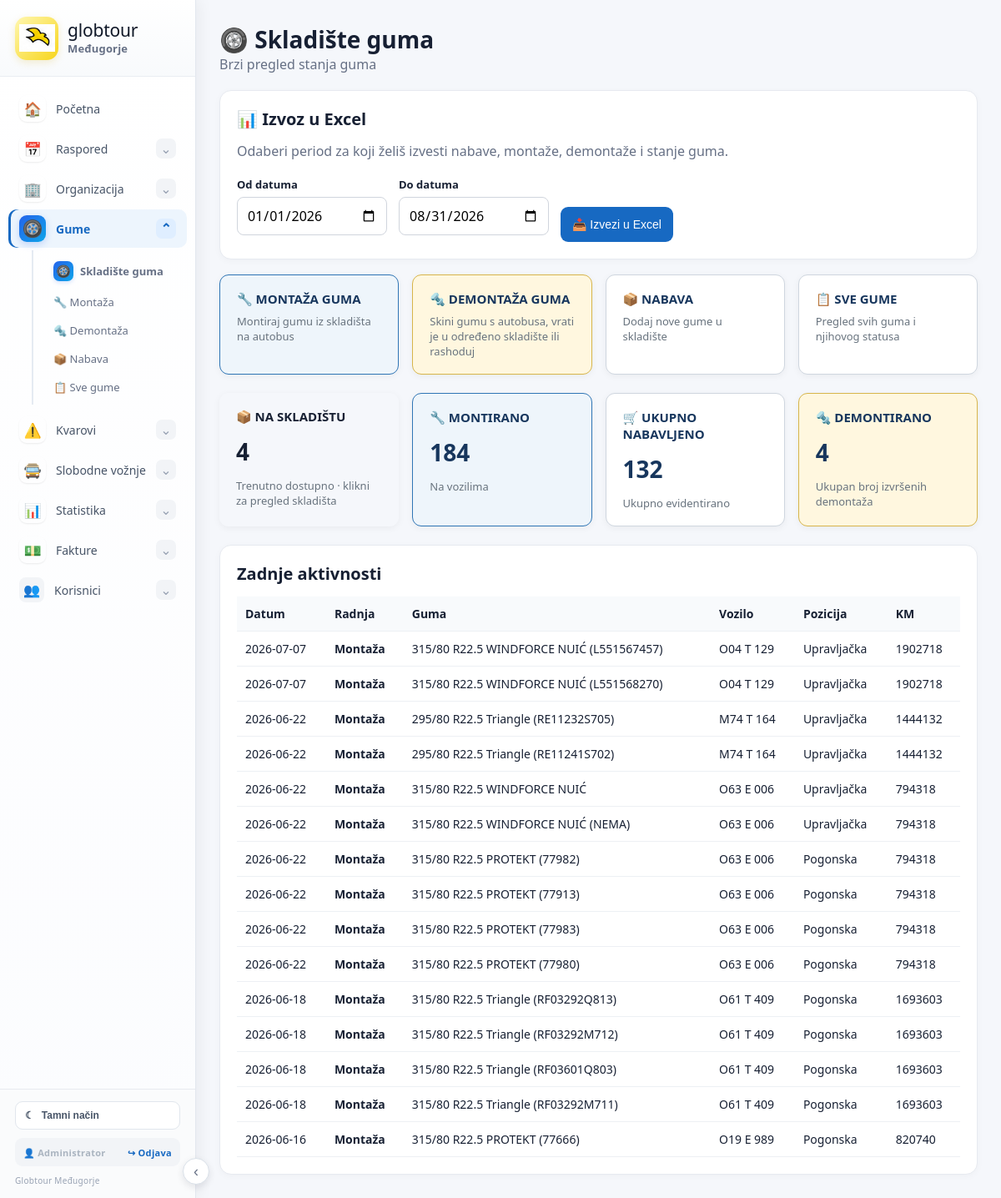
The page /gume (signed in) on the database its author committed.
### tables this page shows
CREATE TABLE users (
        id INTEGER PRIMARY KEY AUTOINCREMENT,
        username TEXT UNIQUE NOT NULL,
        password_hash TEXT NOT NULL,
        full_name TEXT,
        role TEXT NOT NULL DEFAULT 'user',
        permissions TEXT DEFAULT '',
        active INTEGER NOT NULL DEFAULT 1
    );

CREATE TABLE tire_events (id INTEGER PRIMARY KEY AUTOINCREMENT,tire_id INTEGER,event_type TEXT NOT NULL,event_date TEXT NOT NULL,vehicle TEXT,position TEXT,km INTEGER,warehouse TEXT,responsible TEXT,reason TEXT,note TEXT);

CREATE TABLE tires (id INTEGER PRIMARY KEY AUTOINCREMENT,serial_number TEXT UNIQUE,dimension TEXT NOT NULL,brand TEXT,tire_type TEXT,status TEXT NOT NULL DEFAULT 'Skladište',warehouse TEXT,vehicle TEXT,position TEXT,mounted_date TEXT,mounted_km INTEGER,demounted_date TEXT,demounted_km INTEGER,responsible TEXT,note TEXT);

### app.py (the view)
@permission_required("tires_view")
@app.route("/gume")
def tires_dashboard():
 c=db()
 stock=c.execute("""SELECT dimension,COALESCE(brand,'') brand,COALESCE(tire_type,'') tire_type,
                    COALESCE(warehouse,'') warehouse,COUNT(*) quantity
                    FROM tires WHERE status='Skladište'
                    GROUP BY dimension,brand,tire_type,warehouse
                    ORDER BY dimension,brand,warehouse""").fetchall()
 known_warehouses=list(TIRE_WAREHOUSES)
 extra=[r[0] for r in c.execute("""
     SELECT DISTINCT warehouse FROM tires
     WHERE status='Skladište' AND COALESCE(TRIM(warehouse),'')<>''
     ORDER BY warehouse
 """).fetchall()]
 warehouses=[]
 for warehouse in known_warehouses + extra:
  if warehouse not in [x["name"] for x in warehouses]:
   warehouses.append({
    "name": warehouse,
    "quantity": c.execute(
     "SELECT COUNT(*) FROM tires WHERE status='Skladište' AND COALESCE(warehouse,'')=?",
     (warehouse,)
    ).fetchone()[0]
   })
 stats={
  "stock":c.execute("SELECT COUNT(*) FROM tires WHERE status='Skladište'").fetchone()[0],
  "mounted":c.execute("SELECT COUNT(*) FROM tires WHERE status='Montirana'").fetchone()[0],
  "scrapped":c.execute("SELECT COUNT(*) FROM tires WHERE status='Rashod'").fetchone()[0],
  "review":c.execute("SELECT COUNT(*) FROM tire_events WHERE event_type='Demontaža'").fetchone()[0],
  "purchased":c.execute("SELECT COALESCE(SUM(quantity),0) FROM tire_purchases").fetchone()[0],
  "total":c.execute("SELECT COUNT(*) FROM tires").fetchone()[0]
 }
 recent=c.execute("""SELECT e.*,t.serial_number,t.dimension,t.brand
                     FROM tire_events e LEFT JOIN tires t ON t.id=e.tire_id
                     ORDER BY e.id DESC LIMIT 15""").fetchall()
 c.close()
 return render_template("tires_dashboard.html",stock=stock,stats=stats,
                        warehouses=warehouses,recent=recent)

### app.py (called while the page is built, shortened)
@app.context_processor
def inject_today():
 return {'today':date.today().isoformat()}

def db():
 ensure_return_schema()
 c=sqlite3.connect(DB); c.row_factory=sqlite3.Row
 seed_known_line_durations(c)
 return c

@app.context_processor
def customer_select_options():
    try:
        c=db()
        rows=c.execute("SELECT id,name,id_number,vat_number,address,city,country,contact_person,phone,email,note FROM customers WHERE COALESCE(active,'Da')!='Ne' ORDER BY name COLLATE NOCASE").fetchall()
        c.close()
    except Exception:
        rows=[]
    return {"customer_rows":rows, "free_ride_customer_options":rows}

@app.context_processor
def inject_customer_lookup():
    def customer_by_name(name):
        return _customer_data(name)
    return {"customer_by_name":customer_by_name}

@app.context_processor
def inject_customers():
    try:
        c=db()
        rows=c.execute("SELECT name FROM customers WHERE COALESCE(active,'Da')!='Ne' ORDER BY name").fetchall()
        c.close()
    except Exception:
        rows=[]
    return {"customer_rows":rows}

@app.context_processor
def ctx(): return {"today":date.today().isoformat()}

def auth_user():
    uid=session.get("user_id")
    if not uid:
        return None
    try:
        c=db()
        row=c.execute("SELECT * FROM users WHERE id=? AND active=1",(uid,)).fetchone()
        c.close()
        return row
    except Exception:
        return None

def has_permission(user, key):
    if user is None:
        return False
    try:
        role=str(user["role"] or "").strip().lower()
        permissions=str(user["permissions"] or "")
        if role == "admin" or permissions.strip() == "*":
            return True
    except Exception:
        return False

@app.context_processor
def auth_context():
    return {"current_user": auth_user(), "has_permission": has_permission}

@app.before_request
def auth_guard():
    endpoint=request.endpoint or ""
    if endpoint in ("login", "static"):
        return None
    if not session.get("user_id"):
        return redirect(url_for("login"))
    return None

### templates/tires_dashboard.html (shortened to what this page needs)
{% extends "base.html" %}
{% block content %}
<div class="title">
  <div>
    <h1>🛞 Skladište guma</h1>
    <div class="muted">Brzi pregled stanja guma</div>
  </div>
</div>
<div class="panel tire-export-panel">
  <div class="title">
    <div>
      <h2>📊 Izvoz u Excel</h2>
      <div class="muted">Odaberi period za koji želiš izvesti nabave, montaže, demontaže i stanje guma.</div>
    </div>
  </div>
  <form method="get" action="/gume/izvoz" class="export-period" onsubmit="return validateTireExportPeriod()">
    <div class="field">
      <label>Od datuma</label>
      <input type="date" id="tire-date-from" name="date_from" required value="2026-01-01">
    </div>
    <div class="field">
      <label>Do datuma</label>
      <input type="date" id="tire-date-to" name="date_to" value="{{ date_to or today }}" required>
    </div>
    <button class="btn" type="submit">📥 Izvezi u Excel</button>
  </form>
</div>
<div class="tire-actions">
  <a class="tire-action primary" href="/gume/montaza">
    <strong>🔧 MONTAŽA GUMA</strong>
    <span>Montiraj gumu iz skladišta na autobus</span>
  </a>
  <a class="tire-action warning" href="/gume/demontaza">
    <strong>🔩 DEMONTAŽA GUMA</strong>
    <span>Skini gumu s autobusa, vrati je u određeno skladište ili rashoduj</span>
  </a>
  <a class="tire-action" href="/gume/nabava">
    <strong>📦 NABAVA</strong>
    <span>Dodaj nove gume u skladište</span>
  </a>
  <a class="tire-action" href="/gume/gume">
    <strong>📋 SVE GUME</strong>
    <span>Pregled svih guma i njihovog statusa</span>
  </a>
</div>
<div class="tire-actions tire-summary-actions">
  <a class="tire-action summary-card stock-summary-card" href="{{ url_for('tire_warehouses') }}">
    <strong>📦 NA SKLADIŠTU</strong>
    <b class="tire-summary-number">{{ stats.stock }}</b>
    <span>Trenutno dostupno · klikni za pregled skladišta</span>
  </a>
  <div class="tire-action summary-card primary">
    <strong>🔧 MONTIRANO</strong>
    <b class="tire-summary-number">{{ stats.mounted }}</b>
    <span>Na vozilima</span>
  </div>
  <div class="tire-action summary-card">
    <strong>🛒 UKUPNO NABAVLJENO</strong>
    <b class="tire-summary-number">{{ stats.purchased }}</b>
    <span>Ukupno evidentirano</span>
  </div>
  <div class="tire-action summary-card warning">
    <strong>🔩 DEMONTIRANO</strong>
    <b class="tire-summary-number">{{ stats.review }}</b>
    <span>Ukupan broj izvršenih demontaža</span>
  </div>
</div>
<div class="panel">
  <h2>Zadnje aktivnosti</h2>
  <table>
    <thead>
      <tr><th>Datum</th><th>Radnja</th><th>Guma</th><th>Vozilo</th><th>Pozicija</th><th>KM</th></tr>
    </thead>
    <tbody>
      {% for r in recent %}
      <tr>
        <td>{{ r.event_date }}</td>
        <td><b>{{ r.event_type }}</b></td>
        <td>{{ r.dimension }} {{ r.brand or '' }} {% if r.serial_number %}({{ r.serial_number }}){% endif %}</td>
        <td>{{ r.vehicle or '' }}</td>
        <td>{{ r.position or '' }}</td>
        <td>{{ r.km or '' }}</td>
      </tr>
      {% else %}
      <tr><td colspan="6">Nema aktivnosti.</td></tr>
      {% endfor %}
    </tbody>
  </table>
</div>
{% endblock %}

### templates/base.html (shortened to what this page needs)
<!doctype html><html lang="hr"><head><meta charset="utf-8"><meta name="viewport" content="width=device-width,initial-scale=1"><title>Globtour Međugorje</title><link rel="stylesheet" href="{{url_for('static',filename='style.css')}}">
</head><body>
<aside class="sidebar">
  <div class="sidebar-brand">
    <a href="/" class="brand">
      <span class="brand-logo"><img src="{{url_for('static',filename='globtour-bird.png')}}" alt="Globtour"></span>
      <span class="brand-text"><span>globtour</span><strong>Međugorje</strong></span>
    </a>
  </div>
  <nav class="side-nav">
    <a class="side-link" href="/"><span class="side-icon main-nav-icon">🏠</span><span>Početna</span></a>
    <details class="side-group">
      <summary><span class="side-icon main-nav-icon">📅</span><span>Raspored</span><span class="chevron">⌄</span></summary>
    </details>
    <details class="side-group">
      <summary><span class="side-icon main-nav-icon">🏢</span><span>Organizacija</span><span class="chevron">⌄</span></summary>
    </details>
    <details class="side-group">
      <summary><span class="side-icon main-nav-icon tire-modern-icon">🛞</span><span>Gume</span><span class="chevron">⌄</span></summary>
      <div class="side-sub">
        <a href="/gume"><span class="sub-icon tire-sub-icon">🛞</span>Skladište guma</a>
        <a href="/gume/montaza">🔧 Montaža</a>
        <a href="/gume/demontaza">🔩 Demontaža</a>
        <a href="/gume/nabava">📦 Nabava</a>
        <a href="/gume/gume">📋 Sve gume</a>
      </div>
    </details>
    {% if has_permission(current_user,"breakdowns_view") %}
<details class="side-group" {% if request.path.startswith('/kvarovi') %}open{% endif %}>
  <summary>
    <span class="side-icon main-nav-icon">⚠️</span>
    <span>Kvarovi</span>
    <span class="chevron">⌄</span>
  </summary>
</details>
{% endif %}
    <details class="side-group" {% if request.path.startswith('/slobodne-voznje') %}open{% endif %}>
      <summary><span class="side-icon main-nav-icon">🚍</span><span>Slobodne vožnje</span><span class="chevron">⌄</span></summary>
    </details>
    <details class="side-group" {% if request.path.startswith('/statistika') %}open{% endif %}>
      <summary><span class="side-icon main-nav-icon">📊</span><span>Statistika</span><span class="chevron">⌄</span></summary>
    </details>
    <details class="side-group" {% if request.path.startswith('/predracuni') or request.path.startswith('/c-fakture') %}open{% endif %}>
      <summary><span class="side-icon main-nav-icon">💵</span><span>Fakture</span><span class="chevron">⌄</span></summary>
    </details>
    <details class="side-group">
      <summary><span class="side-icon">👥</span><span>Korisnici</span><span class="chevron">⌄</span></summary>
    </details>
  </nav>
  <div class="sidebar-bottom">
    <button class="theme-toggle" type="button" onclick="toggleTheme()" aria-label="Promijeni temu">
      <span id="theme-icon">☾</span><span id="theme-label">Tamni način</span>
    </button>
    <div class="account-box">
      <span class="account-name">👤 {% if current_user %}{{current_user["full_name"] or current_user["username"]}}{% else %}Korisnik{% endif %}</span>
      <a class="logout-link" href="/logout">↪ Odjava</a>
    </div>
    <span class="sidebar-copy">Globtour Međugorje</span>
  </div>
</aside>
<button class="sidebar-toggle" type="button" onclick="toggleSidebar()" aria-label="Sakrij izbornik">‹</button>
<main class="wrap">{% with messages=get_flashed_messages(with_categories=true) %}{% for cat,msg in messages %}<div class="alert alert-{{cat}}">{{msg}}</div>{% endfor %}{% endwith %}{% block content %}{% endblock %}</main>
</body></html>

### templates/tires_dashboard.html (style rules this page uses)
.tire-export-panel { width:100%;box-sizing:border-box }
.tire-actions { display:grid!important;grid-template-columns:repeat(4,minmax(0,1fr))!important;gap:16px!important;margin:18px 0 22px!important;width:100%!important }
.tire-action { box-sizing:border-box!important;min-width:0!important;min-height:112px!important;position:relative!important;left:auto!important;top:auto!important;transform:none!important }
.tire-summary-actions .tire-action { cursor:default!important }
.stock-summary-card { border:0;text-align:left;width:100%;font:inherit;background:inherit;color:inherit;cursor:pointer!important }
.tire-summary-number { display:block;font-size:28px;line-height:1.15;margin:8px 0;font-weight:800 }

### rows shown on the page
users: full_name "Administrator"
tire_events: event_date "2026-07-07", event_type "Montaža", dimension "315/80 R22.5", brand "WINDFORCE NUIĆ", serial_number "L551567457", vehicle "O04 T 129", position "Upravljačka", km "1902718"
tire_events: event_date "2026-07-07", event_type "Montaža", dimension "315/80 R22.5", brand "WINDFORCE NUIĆ", serial_number "L551568270", vehicle "O04 T 129", position "Upravljačka", km "1902718"
tire_events: event_date "2026-06-22", event_type "Montaža", dimension "295/80 R22.5", brand "Triangle", serial_number "RE11232S705", vehicle "M74 T 164", position "Upravljačka", km "1444132"
tire_events: event_date "2026-06-22", event_type "Montaža", dimension "295/80 R22.5", brand "Triangle", serial_number "RE11241S702", vehicle "M74 T 164", position "Upravljačka", km "1444132"
tire_events: event_date "2026-06-22", event_type "Montaža", dimension "315/80 R22.5", brand "WINDFORCE NUIĆ", vehicle "O63 E 006", position "Upravljačka", km "794318"
tire_events: event_date "2026-06-22", event_type "Montaža", dimension "315/80 R22.5", brand "WINDFORCE NUIĆ", serial_number "NEMA", vehicle "O63 E 006", position "Upravljačka", km "794318"
tire_events: event_date "2026-06-22", event_type "Montaža", dimension "315/80 R22.5", brand "PROTEKT", serial_number "77982", vehicle "O63 E 006", position "Pogonska", km "794318"
tire_events: event_date "2026-06-22", event_type "Montaža", dimension "315/80 R22.5", brand "PROTEKT", serial_number "77913", vehicle "O63 E 006", position "Pogonska", km "794318"
tire_events: event_date "2026-06-22", event_type "Montaža", dimension "315/80 R22.5", brand "PROTEKT", serial_number "77983", vehicle "O63 E 006", position "Pogonska", km "794318"
tire_events: event_date "2026-06-22", event_type "Montaža", dimension "315/80 R22.5", brand "PROTEKT", serial_number "77980", vehicle "O63 E 006", position "Pogonska", km "794318"
tire_events: event_date "2026-06-18", event_type "Montaža", dimension "315/80 R22.5", brand "Triangle", serial_number "RF03292Q813", vehicle "O61 T 409", position "Pogonska", km "1693603"
tire_events: event_date "2026-06-18", event_type "Montaža", dimension "315/80 R22.5", brand "Triangle", serial_number "RF03292M712", vehicle "O61 T 409", position "Pogonska", km "1693603"
tire_events: event_date "2026-06-18", event_type "Montaža", dimension "315/80 R22.5", brand "Triangle", serial_number "RF03601Q803", vehicle "O61 T 409", position "Pogonska", km "1693603"
tire_events: event_date "2026-06-18", event_type "Montaža", dimension "315/80 R22.5", brand "Triangle", serial_number "RF03292M711", vehicle "O61 T 409", position "Pogonska", km "1693603"
tire_events: event_date "2026-06-16", event_type "Montaža", dimension "315/80 R22.5", brand "PROTEKT", serial_number "77666", vehicle "O19 E 989", position "Pogonska", km "820740"

### other values the page prints
{{ stats.stock }} "4"
{{ stats.mounted }} "184"
{{ stats.purchased }} "132"
{{ stats.review }} "4"
